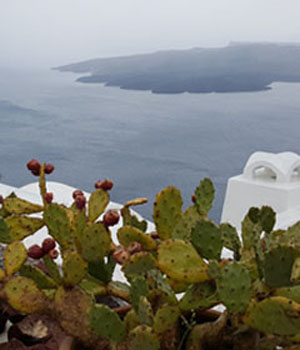
#> input picture 3-1/OpenCV/ch8/filter_sharpen.jpg, 300 x 350 px
$ python ch8_10_1.py
#> lines starting #> are read from the running program, lines starting #| are printed output that depends on the picture
#> further down, image is the input picture: shape (350, 300, 3); mean B, G, R 119.2, 127.2, 126.9
import cv2
import numpy as np


def translate_image_manual(image, tx, ty):
#> called with tx = 50, ty = 60
    rows, cols, _ = image.shape
#> rows = 350; cols = 300
    translated_image = np.zeros_like(image)

    for y in range(rows):
        for x in range(cols):
            new_x = x + tx
            new_y = y + ty
            if 0 <= new_x < cols and 0 <= new_y < rows:
                translated_image[new_y, new_x] = image[y, x]
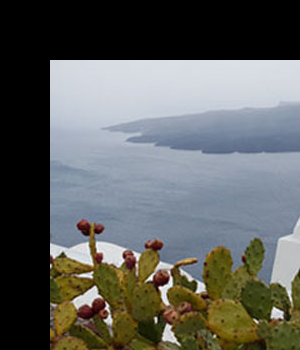
#> translated_image: shape (350, 300, 3); mean B, G, R 95, 97.8, 95.8

    return translated_image


image = cv2.imread('filter_sharpen.jpg')


tx, ty = 50, 60

manual_translated_image = translate_image_manual(image, tx, ty)

cv2.imshow('Original Image', image)
cv2.imshow('Manual Translated Image', manual_translated_image)

cv2.waitKey(0)
cv2.destroyAllWindows()

$ run again, with 3-1/OpenCV/ch8/affine.jpg copied over 3-1/OpenCV/ch8/filter_sharpen.jpg
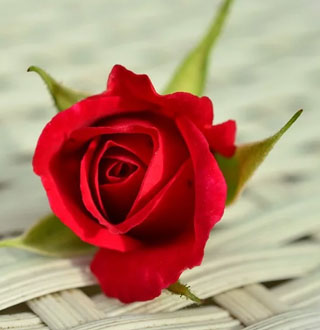
#> input picture 3-1/OpenCV/ch8/affine.jpg, 320 x 330 px
#> image is the input picture: shape (330, 320, 3); mean B, G, R 114.7, 134.8, 178.7
#> after the loop in translate_image_manual, `for y in range(rows):`:
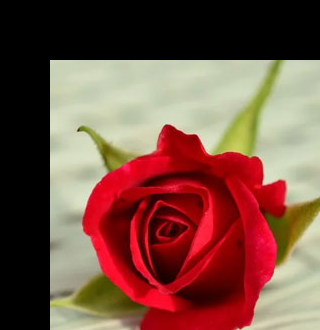
#> translated_image: shape (330, 320, 3); mean B, G, R 67.9, 80, 120.7

$ run again, with 3-1/OpenCV/ch8/rotate.jpg copied over 3-1/OpenCV/ch8/filter_sharpen.jpg
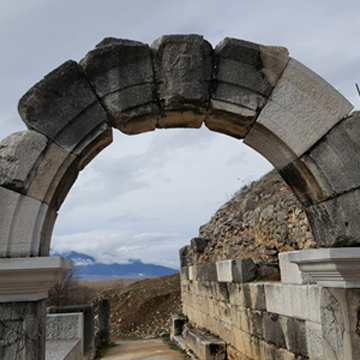
#> input picture 3-1/OpenCV/ch8/rotate.jpg, 360 x 360 px
#> image is the input picture: shape (360, 360, 3); mean B, G, R 118.5, 119.6, 120.5
#> after the loop in translate_image_manual, `for y in range(rows):`:
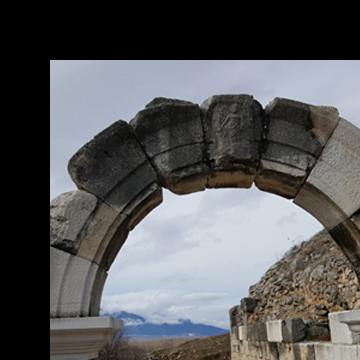
#> translated_image: shape (360, 360, 3); mean B, G, R 90.9, 89.6, 88.9

$ run again, with 3-1/OpenCV/ch8/translate.jpg copied over 3-1/OpenCV/ch8/filter_sharpen.jpg
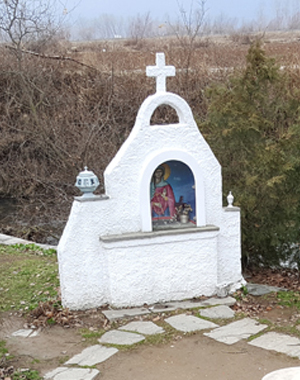
#> input picture 3-1/OpenCV/ch8/translate.jpg, 300 x 380 px
#> image is the input picture: shape (380, 300, 3); mean B, G, R 139.8, 146.6, 151.3
#> after the loop in translate_image_manual, `for y in range(rows):`:
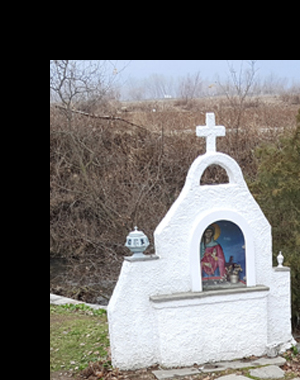
#> translated_image: shape (380, 300, 3); mean B, G, R 106.2, 108, 110.1
